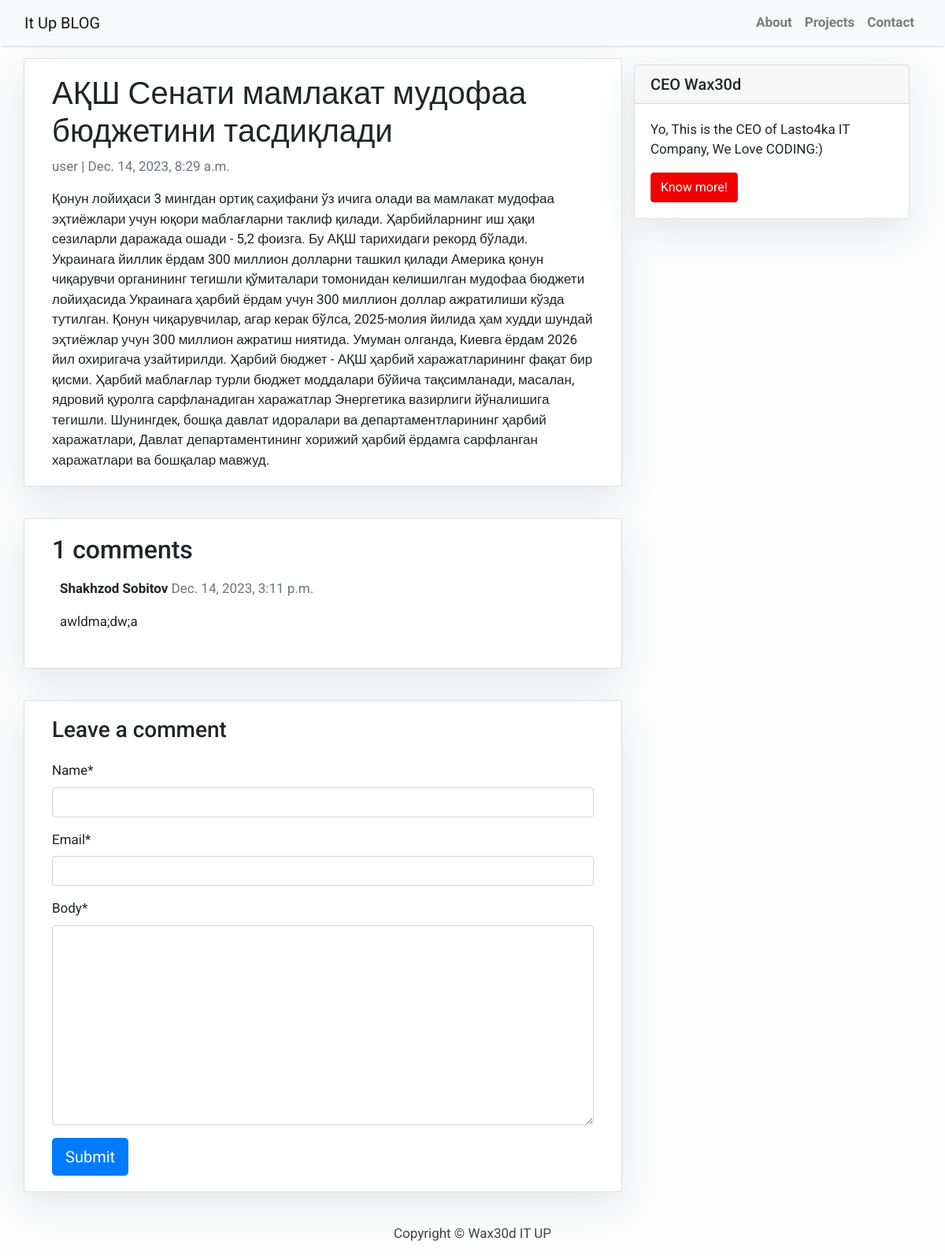
The page /ash-senati-mamlakat-mudofaa-byudzhetini-tasdiladi/ on the database its author committed.
### blog/models.py (models this page shows, shortened)
class Post(models.Model):
    title = models.CharField(max_length=200, unique=True)
    slug = models.SlugField(max_length=200, unique=True)
    author = models.ForeignKey(User, on_delete=models.CASCADE, related_name='blog_posts')
    updated_on = models.DateTimeField(auto_now=True)
    content = models.TextField()
    created_on = models.DateTimeField(auto_now_add=True)
    status = models.IntegerField(choices=STATUS, default=0)
    class Meta:
        ordering = ['-created_on']

class Comment(models.Model):
    post = models.ForeignKey(Post,on_delete=models.CASCADE,related_name='comments')
    name = models.CharField(max_length=80)
    email = models.EmailField()
    body = models.TextField()
    created_on = models.DateTimeField(auto_now_add=True)
    active = models.BooleanField(default=False)
    class Meta:
        ordering = ['created_on']

### blog/views.py (the view)
# urls.py: path('<slug:slug>/', views.post_detail, name='post_detail')
def post_detail(request, slug):
    template_name = 'post_detail.html'
    post = get_object_or_404(Post, slug=slug)
    comments = post.comments.filter(active=True)
    new_comment = None    # Comment posted
    if request.method == 'POST':
        comment_form = CommentForm(data=request.POST)
        if comment_form.is_valid():
            new_comment = comment_form.save(commit=False)
            new_comment.post = post
            new_comment.save()
    else:
        comment_form = CommentForm()
    return render(request, template_name, {'post': post,
                                           'comments': comments,
                                           'new_comment': new_comment,
                                           'comment_form': comment_form})

### blog/forms.py
class CommentForm(forms.ModelForm):
    class Meta:
        model = Comment
        fields = ('name', 'email', 'body')

### blog/templates/post_detail.html (shortened to what this page needs)
{% extends 'base.html' %}
 {% block content %}
{% load crispy_forms_tags %}
<div class="container">
  <div class="row">
    <div class="col-md-8 card mb-4  mt-3 left  top">
     <div class="card-body">
        <h1>{% block title %} {{ post.title }} {% endblock title %}</h1>
       <p class=" text-muted">{{ post.author }} | {{ post.created_on }}</p>
        <p class="card-text ">{{ post.content | safe }}</p>
     </div>    </div>
   {% block sidebar %}
 {% include 'sidebar.html' %}
{% endblock sidebar %}
   <div class="col-md-8 card mb-4  mt-3 ">
      <div class="card-body">
       <h2>{{ comments.count }} comments</h2>
        {% for comment in comments %}
        <div class="comments" style="padding: 10px;">
          <p class="font-weight-bold">
           {{ comment.name }}
            <span class=" text-muted font-weight-normal">{{ comment.created_on }}</span>
          </p>
          {{ comment.body | linebreaks }}
        </div>
        {% endfor %}
      </div>
   </div>
    <div class="col-md-8 card mb-4  mt-3 ">
      <div class="card-body">
        {% if new_comment %}
        <div class="alert alert-success" role="alert">
          Your comment is awaiting moderation
        </div>
        {% else %}
        <h3>Leave a comment</h3>
        <form method="post" style="margin-top: 1.3em;">
          {{ comment_form|crispy }}
          <button type="submit" class="btn btn-primary  btn-lg">Submit</button>
        </form>
        {% endif %}
      </div>
    </div>
  </div>
</div>
{% endblock content %}

### blog/templates/base.html (style rules this page uses)
body { font-family: "Roboto", sans-serif; font-size: 17px; background-color: #fdfdfd; }

### blog/templates/sidebar.html (style rules this page uses)
.card { box-shadow: 0 16px 48px #E3E7EB; }

### rows shown on the page
Post: title "АҚШ Сенати мамлакат мудофаа бюджетини тасдиқлади", author "user", created_on "Dec. 14, 2023, 8:29 a.m.", content "Қонун лойиҳаси 3 мингдан ортиқ саҳифани ўз ичига олади ва мамлакат мудофаа эҳтиёжлари учун юқори маблағларни таклиф қилади. Ҳарбийларнинг иш ҳақи сезиларли даражада ошади - 5,2 фоизга. Бу АҚШ тарихидаги рекорд бўлади. Украинага йиллик ёрдам 300 миллион долларни ташкил қилади Америка қонун чиқарувчи органининг тегишли қўмиталари томонидан келишилган мудофаа бюджети лойиҳасида Украинага ҳарбий ёрдам учун 300 миллион доллар ажратилиши кўзда тутилган. Қонун чиқарувчилар, агар керак бўлса, 2025-молия йилида ҳам худди шундай эҳтиёжлар учун 300 миллион ажратиш ниятида. Умуман олганда, Киевга ёрдам 2026 йил охиригача узайтирилди. Ҳарбий бюджет - АҚШ ҳарбий харажатларининг фақат бир қисми. Ҳарбий…"
Comment: name "Shakhzod Sobitov", created_on "Dec. 14, 2023, 3:11 p.m.", body "awldma;dw;a"

### other values the page prints
{{ comments.count }} "1"
